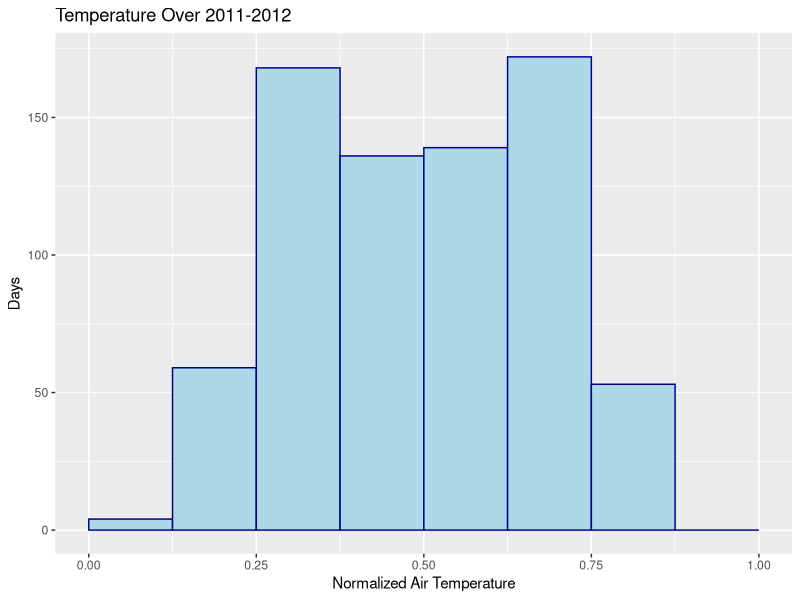

The R source for this figure:
## ---- chunk 1
knitr::opts_chunk$set(echo = TRUE)
library(tidyverse)
library(readr)
Bikeshare <- read.csv("Bikeshare.csv")
## ---- chunk 2
temp.histogram <- ggplot(Bikeshare, aes(x=temp)) + geom_histogram(breaks=seq(0,1, by = 0.125), color = "darkblue", fill = "lightblue") + labs(title = "Temperature Over 2011-2012") + xlab("Normalized Air Temperature") + ylab("Days")
temp.histogram
## ---- chunk 3
writeLines("Summary Statistics for Temperature")
summary(Bikeshare$temp)
writeLines("Standard Deviation =")
sd(Bikeshare$temp)
writeLines(" ")
writeLines("Number of Observations")
nrow(Bikeshare)
